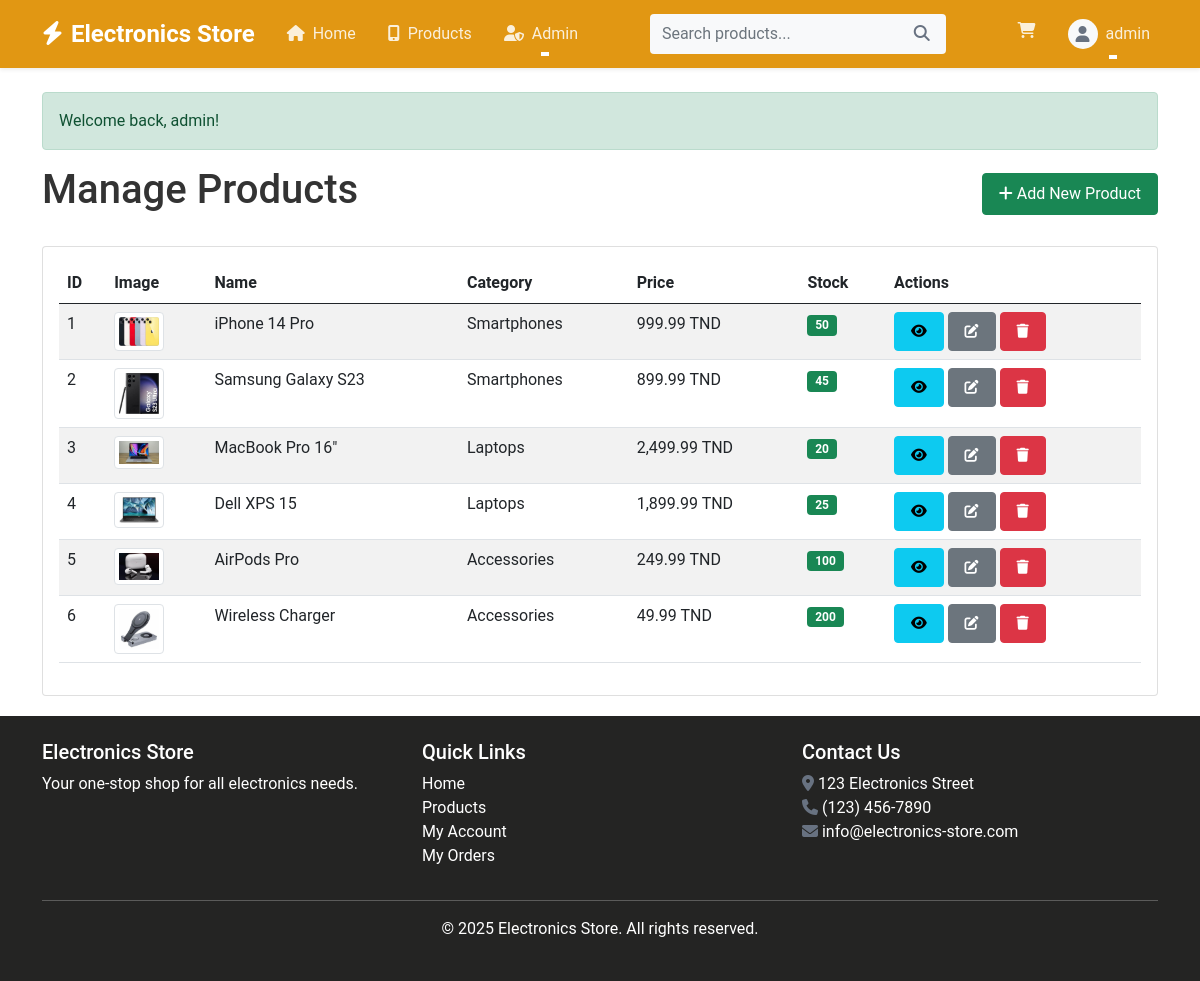
The page /admin/products/index.php (signed in) on the database its author committed.
### tables this page shows
CREATE TABLE products (
    id INT AUTO_INCREMENT PRIMARY KEY,
    category_id INT,
    name VARCHAR(100) NOT NULL,
    description TEXT,
    price DECIMAL(10, 2) NOT NULL,
    stock_quantity INT NOT NULL DEFAULT 0,
    image VARCHAR(255),
    created_at TIMESTAMP DEFAULT CURRENT_TIMESTAMP,
    updated_at TIMESTAMP DEFAULT CURRENT_TIMESTAMP ON UPDATE CURRENT_TIMESTAMP,
    FOREIGN KEY (category_id) REFERENCES categories(id) ON DELETE SET NULL
);

CREATE TABLE categories (
    id INT AUTO_INCREMENT PRIMARY KEY,
    name VARCHAR(100) NOT NULL,
    description TEXT,
    image VARCHAR(255)
);

### classes/Database.php (called while the page is built)
<?php
class Database {
    private $host = "localhost";
    private $username = "root";
    private $password = "";
    private $database = "electronics_store";
    private $conn;
    public function __construct() {
        try {
            $this->conn = new PDO("mysql:host=$this->host;dbname=$this->database", $this->username, $this->password);
            $this->conn->setAttribute(PDO::ATTR_ERRMODE, PDO::ERRMODE_EXCEPTION);
        } catch(PDOException $e) {
            echo "Connection failed: " . $e->getMessage();
            die();
        }
    }
    public function getConnection() {
        return $this->conn;
    }
}
?>

### classes/Product.php (called while the page is built, shortened)
<?php
require_once __DIR__ . '/../config/database.php';
class Product {
    private $conn;
    private $table = 'products';
    public function __construct() {
        $database = new Database();
        $this->conn = $database->getConnection();
    }
    public function getAll() {
        $query = "SELECT p.*, c.name as category_name
                  FROM " . $this->table . " p
                  LEFT JOIN categories c ON p.category_id = c.id
                  ORDER BY p.created_at DESC";
        $stmt = $this->conn->prepare($query);
        $stmt->execute();
        return $stmt;
    }
}
?>

### admin/products/index.php (the view, shortened to what this page needs)
<?php
include_once '../../includes/header.php';
$product = new Product();
$products = $product->getAll();
?>
<div class="d-flex justify-content-between align-items-center mb-4">
    <h1>Manage Products</h1>
    <a href="<?php echo SITE_URL; ?>/admin/products/add.php" class="btn btn-success">
        <i class="fas fa-plus"></i> Add New Product
    </a>
</div>
<div class="card">
    <div class="card-body">
        <div class="table-responsive">
            <table class="table table-striped">
                <thead>
                    <tr>
                        <th>ID</th>
                        <th>Image</th>
                        <th>Name</th>
                        <th>Category</th>
                        <th>Price</th>
                        <th>Stock</th>
                        <th>Actions</th>
                    </tr>
                </thead>
                <tbody>
                    <?php while ($row = $products->fetch(PDO::FETCH_ASSOC)): ?>
                        <tr>
                            <td><?php echo $row['id']; ?></td>
                            <td>
                                <?php if ($row['image']): ?>
                                    <img src="<?php echo SITE_URL . '/' . PRODUCT_IMG_PATH . $row['image']; ?>" alt="<?php echo $row['name']; ?>" class="img-thumbnail" style="width: 50px;">
                                <?php else: ?>
                                    <img src="<?php echo SITE_URL; ?>/assets/images/product-placeholder.jpg" alt="<?php echo $row['name']; ?>" class="img-thumbnail" style="width: 50px;">
                                <?php endif; ?>
                            </td>
                            <td><?php echo $row['name']; ?></td>
                            <td><?php echo $row['category_name']; ?></td>
                            <td><?php echo formatPrice($row['price']); ?></td>
                            <td>
                                <?php if ($row['stock_quantity'] < 10): ?>
                                    <span class="badge bg-danger"><?php echo $row['stock_quantity']; ?></span>
                                <?php else: ?>
                                    <span class="badge bg-success"><?php echo $row['stock_quantity']; ?></span>
                                <?php endif; ?>
                            </td>
                            <td>
                                <a href="<?php echo SITE_URL; ?>/products/view.php?id=<?php echo $row['id']; ?>" class="btn btn-sm btn-info" title="View">
                                    <i class="fas fa-eye"></i>
                                </a>
                                <a href="<?php echo SITE_URL; ?>/admin/products/edit.php?id=<?php echo $row['id']; ?>" class="btn btn-sm btn-primary" title="Edit">
                                    <i class="fas fa-edit"></i>
                                </a>
                                <a href="<?php echo SITE_URL; ?>/admin/products/delete.php?id=<?php echo $row['id']; ?>" class="btn btn-sm btn-danger" title="Delete" onclick="return confirm('Are you sure you want to delete this product?');">
                                    <i class="fas fa-trash"></i>
                                </a>
                            </td>
                        </tr>
                    <?php endwhile; ?>
                </tbody>
            </table>
        </div>
    </div>
</div>
<?php include_once '../../includes/footer.php'; ?>

### assets/css/style.css (style rules this page uses)
html, body { height: 100%; }
body { font-family: 'Roboto', sans-serif; color: #333; display: flex; flex-direction: column; min-height: 100vh; }
a { text-decoration: none; }
.card { transition: transform 0.3s ease, box-shadow 0.3s ease; margin-bottom: 20px; }
.btn { border-radius: 4px; padding: 8px 16px; transition: all 0.3s ease; }
.btn-primary { background-color: #6c757d !important; border-color: #6c757d !important; }

### rows shown on the page
products: id "1", image (picture), name "iPhone 14 Pro", category.name "Smartphones", price "999.99 TND", stock_quantity "50"
products: id "2", image (picture), name "Samsung Galaxy S23", category.name "Smartphones", price "899.99 TND", stock_quantity "45"
products: id "3", image (picture), name "MacBook Pro 16\"", category.name "Laptops", price "2,499.99 TND", stock_quantity "20"
products: id "4", image (picture), name "Dell XPS 15", category.name "Laptops", price "1,899.99 TND", stock_quantity "25"
products: id "5", image (picture), name "AirPods Pro", category.name "Accessories", price "249.99 TND", stock_quantity "100"
products: id "6", image (picture), name "Wireless Charger", category.name "Accessories", price "49.99 TND", stock_quantity "200"

### other values the page prints
$_SESSION['username'] "admin"
$_SESSION['success'] "Welcome back, admin!"
